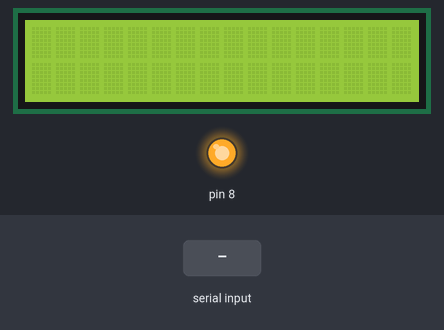
The sketch below on a simulated Arduino Uno, built with avr-gcc and run on an emulated ATmega328P. Parts: 16×2 character LCD, output pins drawn as LEDs (lit = HIGH). The test bench sets the inputs (shaded band). What the sketch prints to the serial monitor is not drawn.

Above: at 1.2 s.
1.3 s: "1\n" received over Serial
At 1.81 s:
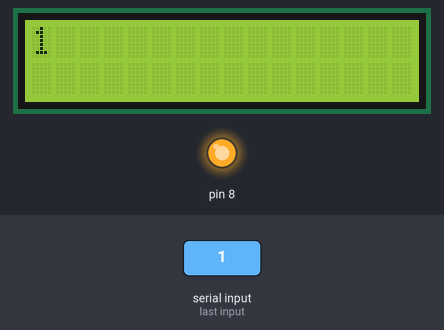
2.8 s: "-\n" received over Serial
At 3.02 s:
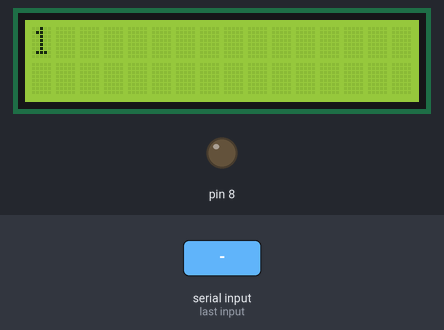
5.0 s: "+\n" received over Serial
At 5.23 s:
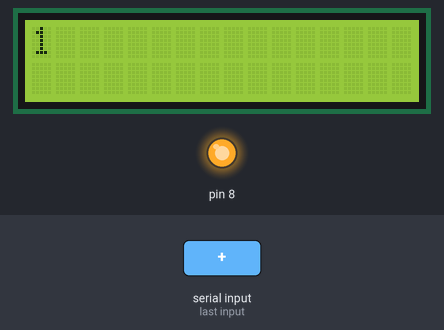
Timing chart, 0 to 8.0 s (numbered marks = the images above; inputs shaded):
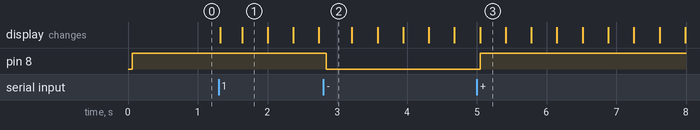

The sketch:

zadanie1b-2.ino
```cpp
// Zadanie 1b-2
// przy pomocy terminala (ctrl + shift + M) wpisujemy tekst który pojawi się na wyświetlaczu 2x16 znaków, potrzebna biblioteka liquidcrystal
// + sterujemy podświetleniem przy pomocy znaków + i -

#include <LiquidCrystal.h>
LiquidCrystal lcd(2, 3, 4, 5, 6, 7);

String str;
String letters;

void setup() {
  pinMode (8, OUTPUT);
  lcd.begin(16, 2);
  lcd.noCursor();
  Serial.begin(9600);
  Serial.println("Wpisz tekst:");
  digitalWrite(8, HIGH);				// podpinamy do tego pinu podświetlenie (pin 15 na wyświetlaczu)
}

void loop() {
  lcd.setCursor(0, 0);
  literki();
  lcd.print(letters);
  delay(50);
  lcd.clear();
}

void literki() {
  if (Serial.available()) {
    str = Serial.readStringUntil('\n');
    if (str == "+" || str == "-") {			// jeżeli wpiszemy + lub -
      raito();						// odpalamy funkcję "raito"
    }
    else {
      letters = str;
      Serial.println(letters);
    }
  }
}

void raito() {						// funkcja sterująca podświetleniem
  if (str == "-") {
    digitalWrite(8, LOW);
  }
  if (str == "+") {
    digitalWrite(8, HIGH);
  }
}
```

Measured:
- after the input at 1.3 s, the display: changes at once (image 1)
- after the input at 2.8 s, pin 8: HIGH → LOW at once
- after the input at 5.0 s, pin 8: LOW → HIGH after 0.05 s
